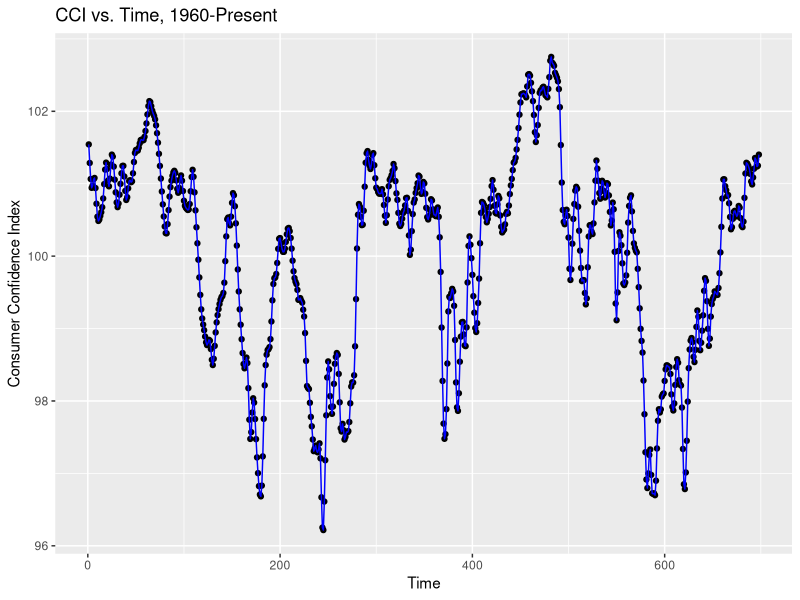

Source code (R):
library(ggplot2)
data_table <- read.csv("US_CCI_.csv")

data_table$IncTime <- 1:nrow(data_table)
data_table <- subset(data_table, select = c(IncTime, TIME, Value))
names(data_table) <- c("Time", "YearMonth", "Value")

print(head(data_table))
print(tail(data_table))

CCIVTime <- ggplot() +
  geom_point(aes(x = data_table$Time, y = data_table$Value), color = "black") + 
  geom_line(aes(x = data_table$Time, y = data_table$Value), color = "blue") +
  xlab("Time") + ylab("Consumer Confidence Index") + ggtitle("CCI vs. Time, 1960-Present") +
  scale_y_continuous()
ggsave("cciVTime.png", last_plot())